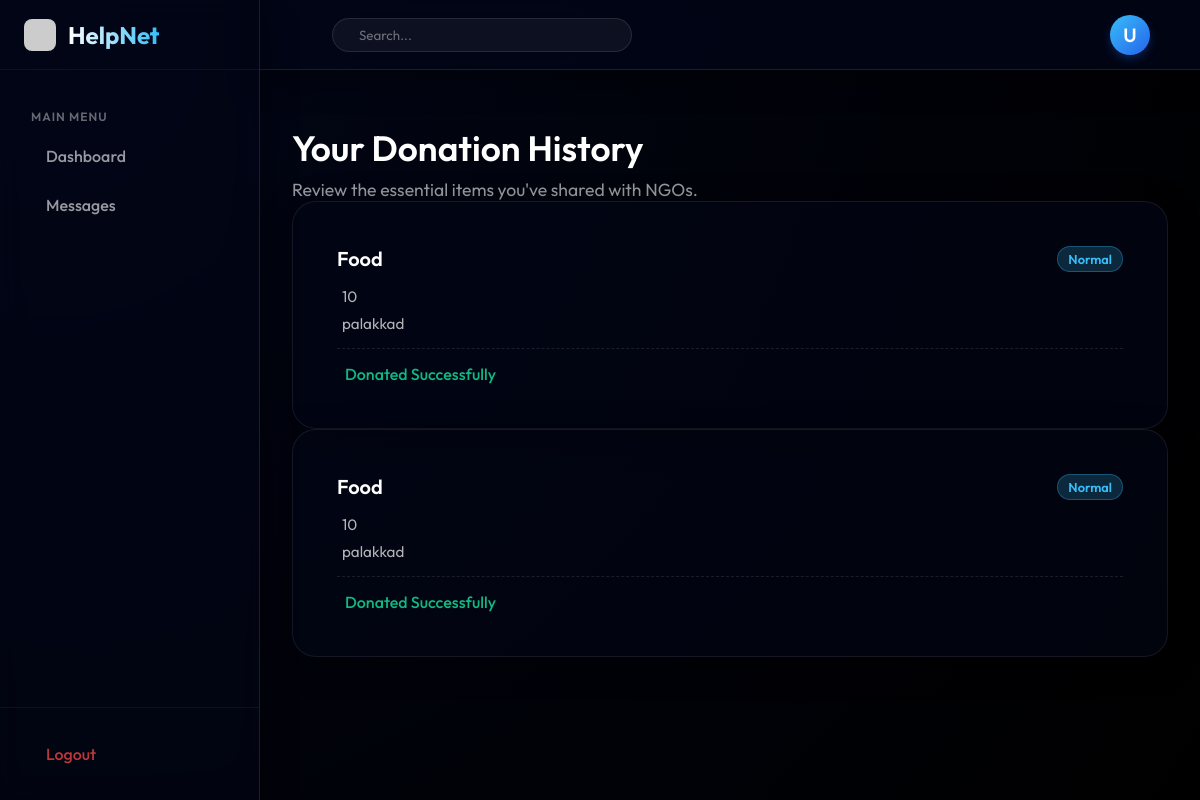
/donation-history (signed in), run on the app's committed database.
### tables this page shows
CREATE TABLE donations (
            id INTEGER PRIMARY KEY AUTOINCREMENT,
            donor_name TEXT,
            item_type TEXT,
            quantity TEXT,
            location TEXT,
            description TEXT,
            urgency TEXT,
            pickup_date TEXT,
            photo TEXT
        , status TEXT DEFAULT 'Available');

### app.py (the view)
@app.route("/donation-history")
def donation_history():
    if "user_id" not in session:
        return redirect(url_for("login"))
    conn = sqlite3.connect("database.db")
    cursor = conn.cursor()
    cursor.execute("SELECT * FROM donations WHERE donor_name=?", (session["user_name"],))
    donations = cursor.fetchall()
    conn.close()
    return render_template("donation_history.html", donations=donations)

### templates/donation_history.html (shortened to what this page needs)
{% extends 'base.html' %}
{% block content %}
<div class="page-header mt-4 mb-5 fade-in">
    <div class="welcome-section" style="margin-bottom: 0;">
        <h1 style="font-size: 2.2rem;"> Your Donation History</h1>
        <p>Review the essential items you've shared with NGOs.</p>
    </div>
</div>
<div class="cards-grid fade-in delay-1" style="grid-template-columns: repeat(auto-fill, minmax(300px, 1fr));">
    {% for d in donations %}
    <div class="glass-card shadow-lg hover-glow p-0" style="overflow: hidden;">
        <div style="padding: 20px; display: flex; flex-direction: column; height: 100%;">
            <div style="display: flex; justify-content: space-between; align-items: flex-start; margin-bottom: 15px;">
                <h3 style="font-size: 1.25rem; font-weight: 600; margin: 0; color: #fff;">{{ d[2] }}</h3>
                {% if d[6] == 'Urgent' %}
                <span style="background: rgba(239, 68, 68, 0.2); color: #ef4444; padding: 4px 10px; border-radius: 20px; font-size: 0.8rem; font-weight: 600; border: 1px solid rgba(239, 68, 68, 0.3); display: flex; align-items: center; gap: 4px;">
                    <i class="ph ph-warning-circle"></i> Urgent
                </span>
                {% else %}
                <span style="background: rgba(56, 189, 248, 0.2); color: var(--light-blue); padding: 4px 10px; border-radius: 20px; font-size: 0.8rem; font-weight: 600; border: 1px solid rgba(56, 189, 248, 0.3);">
                    Normal
                </span>
                {% endif %}
            </div>
            <div style="color: rgba(255, 255, 255, 0.7); font-size: 0.95rem; margin-bottom: 8px;">
                 {{ d[3] }}
            </div>
            <div style="color: rgba(255, 255, 255, 0.7); font-size: 0.95rem; margin-bottom: 15px;">
                 {{ d[4] }}
            </div>
            <div style="margin-top: auto; padding-top: 15px; border-top: 1px dashed rgba(255,255,255,0.1); display: flex; align-items: center; gap: 8px; color: #10b981;">
                 <span style="font-weight: 500;">Donated Successfully</span>
            </div>
        </div>
    </div>
    {% endfor %}
</div>
{% endblock %}

### static/style.css (style rules this page uses)
:root { --deep-blue: #2563eb; --light-blue: #38bdf8; --dark-navy: #020617; --black-bg: #000000; --bg-gradient: radial-gradient(circle at top left, var(--dark-navy) 0%, var(--black-bg) 100%); --card-gradient: linear-gradient(135deg, rgba(255, 255, 255, 0.05) 0%, rgba(255, 255, 255, 0.01) 100%); --primary-gradient: linear-gradient(135deg, var(--light-blue) 0%, var(--deep-blue) 100%); --glass-border: 1px solid rgba(255, 255, 255, 0.1); --glass-shadow: 0 8px 32px 0 rgba(0, 0, 0, 0.37); --glow-shadow: 0 0 20px rgba(56, 189, 248, 0.2); --transition-fast: 0.2s ease; --transition-smooth: 0.3s cubic-bezier(0.4, 0, 0.2, 1); }
* { margin: 0; padding: 0; box-sizing: border-box; }
body { font-family: 'Outfit', 'Poppins', sans-serif; background: var(--bg-gradient); color: #ffffff; min-height: 100vh; overflow-x: hidden; -webkit-font-smoothing: antialiased; }
.glass-card { background: rgba(2, 6, 23, 0.6); backdrop-filter: blur(12px); -webkit-backdrop-filter: blur(12px); border: 1px solid rgba(255, 255, 255, 0.08); border-radius: 24px; box-shadow: var(--glass-shadow); transition: var(--transition-smooth); }
.mt-4 { margin-top: 1.5rem; }

### static/dashboard.css (style rules this page uses)
:root { --sidebar-width: 260px; --sidebar-width-collapsed: 80px; --header-height: 70px; }
.dashboard-body { background: var(--bg-gradient); overflow-x: hidden; }
.welcome-section h1 { font-size: 2.2rem; font-weight: 600; margin-bottom: 0.5rem; }
.welcome-section p { color: rgba(255, 255, 255, 0.6); font-size: 1.1rem; }
.hover-glow { padding: 1.5rem; display: flex; flex-direction: column; height: 100%; }
.hover-glow h3 { font-size: 1.2rem; margin-bottom: 0.5rem; font-weight: 600; }
.fade-in { animation: fadeIn 0.6s cubic-bezier(0.4, 0, 0.2, 1) forwards; opacity: 0; transform: translateY(15px); }
.delay-1 { animation-delay: 0.1s; }
.mt-4 { margin-top: 1.5rem !important; }

### data on the page
donations: item_type "Food", urgency "Normal", quantity "10", location "palakkad"
donations: item_type "Food", urgency "Normal", quantity "10", location "palakkad"

### other printed values
{{ name[0] if name else 'U' }} "U"
